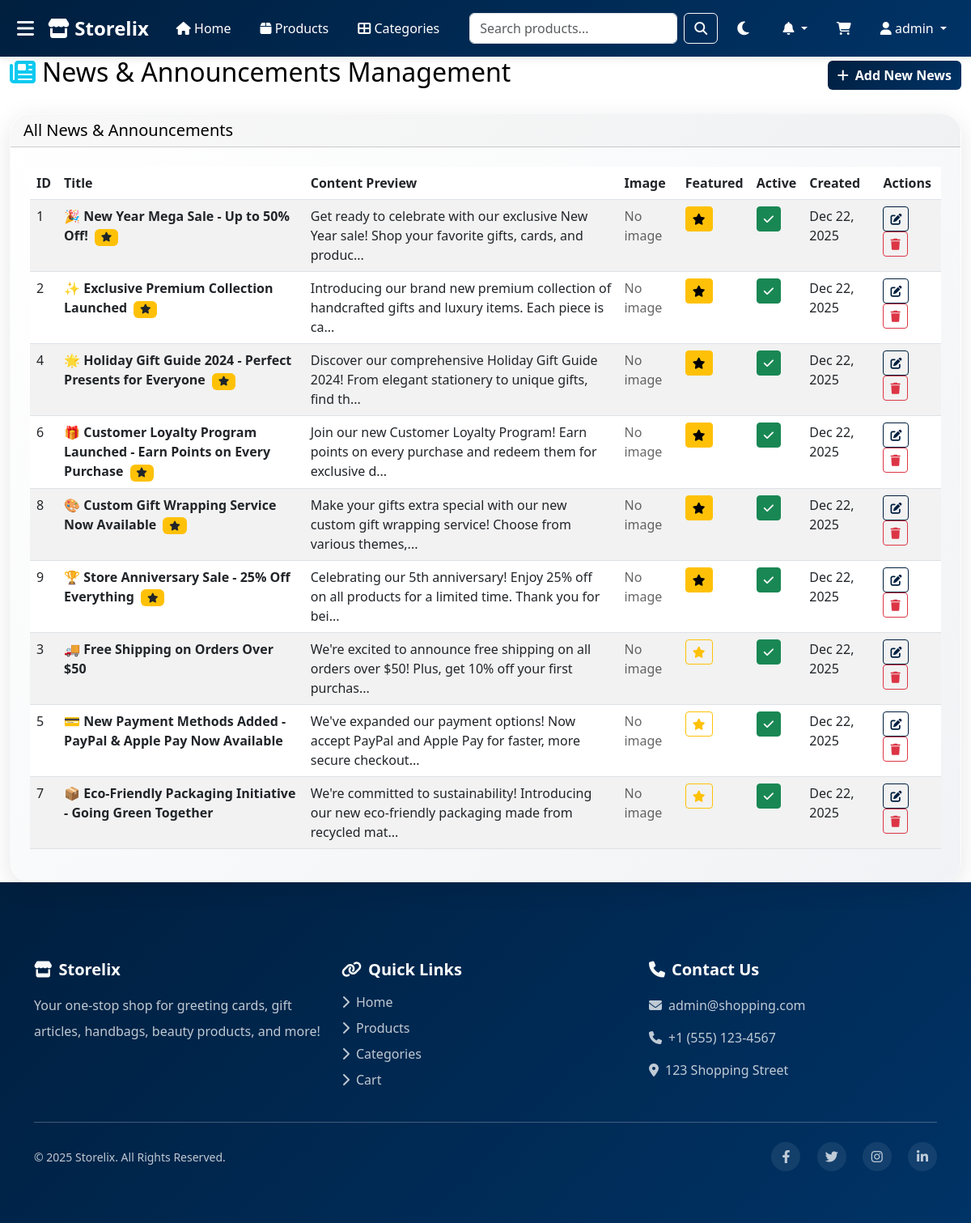
Screenshot of /admin/news.php (signed in) with the database file from the repository.
### tables this page shows
CREATE TABLE IF NOT EXISTS news_announcements (
    id INT AUTO_INCREMENT PRIMARY KEY,
    title VARCHAR(255) NOT NULL,
    content TEXT NOT NULL,
    image VARCHAR(255),
    is_featured TINYINT(1) DEFAULT 0,
    is_active TINYINT(1) DEFAULT 1,
    created_at TIMESTAMP DEFAULT CURRENT_TIMESTAMP,
    updated_at TIMESTAMP DEFAULT CURRENT_TIMESTAMP ON UPDATE CURRENT_TIMESTAMP
);

### includes/db.php (called while the page is built, shortened)
<?php
class Database {
    private $conn;
    public function __construct() {
        try {
            $this->conn = new mysqli(DB_HOST, DB_USER, DB_PASS, DB_NAME);
            $this->conn->options(MYSQLI_OPT_CONNECT_TIMEOUT, 30);
            $this->conn->options(MYSQLI_OPT_READ_TIMEOUT, 30);
            $this->conn->set_charset("utf8mb4");
        } catch (Exception $e) {
            die("Database Error: " . $e->getMessage());
        }
    }
    public function query($sql) {
        $result = $this->conn->query($sql);
        return $result;
    }
}
$db = new Database();
?>

### admin/news.php (the view, shortened to what this page needs)
<?php
include '../includes/header.php';
$news_items = $db->query("SELECT * FROM news_announcements ORDER BY is_featured DESC, created_at DESC")->fetch_all(MYSQLI_ASSOC);
?>
<div class="container-fluid">
    <div class="row">
        <div class="col-12">
            <div class="d-flex justify-content-between align-items-center mb-4">
                <h2><i class="fas fa-newspaper text-info me-2"></i>News & Announcements Management</h2>
                <button type="button" class="btn btn-primary" data-bs-toggle="modal" data-bs-target="#addNewsModal">
                    <i class="fas fa-plus me-2"></i>Add New News
                </button>
            </div>
            <div class="card">
                <div class="card-header">
                    <h5 class="mb-0">All News & Announcements</h5>
                </div>
                <div class="card-body">
                    <div class="table-responsive">
                        <table class="table table-striped table-hover">
                            <thead>
                                <tr>
                                    <th>ID</th>
                                    <th>Title</th>
                                    <th>Content Preview</th>
                                    <th>Image</th>
                                    <th>Featured</th>
                                    <th>Active</th>
                                    <th>Created</th>
                                    <th>Actions</th>
                                </tr>
                            </thead>
                            <tbody>
                                <?php if (empty($news_items)): ?>
                                    <tr>
                                        <td colspan="8" class="text-center py-4">
                                            <i class="fas fa-newspaper fa-3x text-muted mb-3"></i>
                                            <p class="text-muted">No news or announcements found.</p>
                                            <button type="button" class="btn btn-primary" data-bs-toggle="modal" data-bs-target="#addNewsModal">
                                                <i class="fas fa-plus me-2"></i>Add Your First News Item
                                            </button>
                                        </td>
                                    </tr>
                                <?php else: ?>
                                    <?php foreach ($news_items as $news): ?>
                                        <tr>
                                            <td><?php echo $news['id']; ?></td>
                                            <td>
                                                <strong><?php echo htmlspecialchars($news['title']); ?></strong>
                                                <?php if ($news['is_featured']): ?>
                                                    <span class="badge bg-warning text-dark ms-1">
                                                        <i class="fas fa-star"></i>
                                                    </span>
                                                <?php endif; ?>
                                            </td>
                                            <td><?php echo htmlspecialchars(substr($news['content'], 0, 100)) . (strlen($news['content']) > 100 ? '...' : ''); ?></td>
                                            <td>
                                                <?php if ($news['image']): ?>
                                                    <img src="../uploads/<?php echo $news['image']; ?>" alt="News Image" class="img-thumbnail" style="width: 60px; height: 40px; object-fit: cover;">
                                                <?php else: ?>
                                                    <span class="text-muted">No image</span>
                                                <?php endif; ?>
                                            </td>
                                            <td>
                                                <button type="button" class="btn btn-sm <?php echo $news['is_featured'] ? 'btn-warning' : 'btn-outline-warning'; ?>"
                                                        onclick="toggleFeatured(<?php echo $news['id']; ?>)">
                                                    <i class="fas fa-star"></i>
                                                </button>
                                            </td>
                                            <td>
                                                <button type="button" class="btn btn-sm <?php echo $news['is_active'] ? 'btn-success' : 'btn-outline-secondary'; ?>"
                                                        onclick="toggleNews(<?php echo $news['id']; ?>)">
                                                    <i class="fas <?php echo $news['is_active'] ? 'fa-check' : 'fa-times'; ?>"></i>
                                                </button>
                                            </td>
                                            <td><?php echo date('M d, Y', strtotime($news['created_at'])); ?></td>
                                            <td>
                                                <button type="button" class="btn btn-sm btn-outline-primary me-1"
                                                        onclick="editNews(<?php echo $news['id']; ?>)">
                                                    <i class="fas fa-edit"></i>
                                                </button>
                                                <button type="button" class="btn btn-sm btn-outline-danger"
                                                        onclick="deleteNews(<?php echo $news['id']; ?>)">
                                                    <i class="fas fa-trash"></i>
                                                </button>
                                            </td>
                                        </tr>
                                    <?php endforeach; ?>
                                <?php endif; ?>
                            </tbody>
                        </table>
                    </div>
                </div>
            </div>
        </div>
    </div>
</div>
<?php include '../includes/footer.php'; ?>

### includes/header.php (style rules this page uses)
:root { --primary-color: #001f3f; --secondary-color: #003366; --dark-color: #333; --light-color: #f8f9fa; --bg-color: #ffffff; --text-color: #000000; --card-bg: #ffffff; --navbar-bg: linear-gradient(135deg, var(--primary-color), var(--secondary-color)); --navbar-text: white; --footer-bg: linear-gradient(135deg, var(--primary-color), var(--secondary-color)); --footer-text: white; --hero-bg: linear-gradient(135deg, var(--primary-color), var(--secondary-color)); }
body { font-family: 'Segoe UI', Tahoma, Geneva, Verdana, sans-serif; min-height: 100vh; display: flex; flex-direction: column; background-color: var(--bg-color); color: var(--text-color); transition: background-color 0.3s, color 0.3s; }
.card { background-color: var(--card-bg); color: var(--text-color); border: 1px solid rgba(0,0,0,0.1); }
.card .text-muted { color: rgba(0,0,0,0.6) !important; }
.btn-primary { background-color: var(--primary-color); border-color: var(--primary-color); }
.btn-outline-primary { color: var(--primary-color); border-color: var(--primary-color); }
.btn-primary { background: linear-gradient(135deg, var(--primary-color), var(--secondary-color)); border: none; }
.card { border: none; border-radius: 25px; overflow: hidden; transition: all 0.5s cubic-bezier(0.4, 0, 0.2, 1); box-shadow: 0 8px 30px rgba(0,0,0,0.1); background: linear-gradient(135deg, rgba(255,255,255,0.96) 0%, rgba(248,249,250,0.96) 50%, rgba(240,242,245,0.96) 100%); backdrop-filter: blur(15px); border: 1px solid rgba(255,255,255,0.3); background-color: var(--card-bg); color: var(--text-color); position: relative; }
.card::before { content: ''; position: absolute; top: 0; left: -100%; width: 100%; height: 100%; background: linear-gradient(90deg, transparent, rgba(0,123,255,0.08), rgba(23,162,184,0.08), transparent); transition: left 0.8s; z-index: 1; }
.card-body { position: relative; z-index: 2; padding: 1.5rem; }
body { display: flex; flex-direction: column; min-height: 100vh; }
.btn-primary, .btn-outline-primary { transition: all 0.3s ease; font-weight: 600; }

### rows the page displays
news_announcements: id "1", title "🎉 New Year Mega Sale - Up to 50% Off!", is_featured 1 (drawn), content "Get ready to celebrate with our exclusive New Year sale! Shop your favorite gifts, cards, and produc", shows "No image", is_active 1 (drawn), created_at "Dec 22, 2025"
news_announcements: id "2", title "✨ Exclusive Premium Collection Launched", is_featured 1 (drawn), content "Introducing our brand new premium collection of handcrafted gifts and luxury items. Each piece is ca", shows "No image", is_active 1 (drawn), created_at "Dec 22, 2025"
news_announcements: id "4", title "🌟 Holiday Gift Guide 2024 - Perfect Presents for Everyone", is_featured 1 (drawn), content "Discover our comprehensive Holiday Gift Guide 2024! From elegant stationery to unique gifts, find th", shows "No image", is_active 1 (drawn), created_at "Dec 22, 2025"
news_announcements: id "6", title "🎁 Customer Loyalty Program Launched - Earn Points on Every Purchase", is_featured 1 (drawn), content "Join our new Customer Loyalty Program! Earn points on every purchase and redeem them for exclusive d", shows "No image", is_active 1 (drawn), created_at "Dec 22, 2025"
news_announcements: id "8", title "🎨 Custom Gift Wrapping Service Now Available", is_featured 1 (drawn), content "Make your gifts extra special with our new custom gift wrapping service! Choose from various themes,", shows "No image", is_active 1 (drawn), created_at "Dec 22, 2025"
news_announcements: id "9", title "🏆 Store Anniversary Sale - 25% Off Everything", is_featured 1 (drawn), content "Celebrating our 5th anniversary! Enjoy 25% off on all products for a limited time. Thank you for bei", shows "No image", is_active 1 (drawn), created_at "Dec 22, 2025"
news_announcements: id "3", title "🚚 Free Shipping on Orders Over $50", content "We're excited to announce free shipping on all orders over $50! Plus, get 10% off your first purchas", shows "No image", is_active 1 (drawn), created_at "Dec 22, 2025"
news_announcements: id "5", title "💳 New Payment Methods Added - PayPal & Apple Pay Now Available", content "We've expanded our payment options! Now accept PayPal and Apple Pay for faster, more secure checkout", shows "No image", is_active 1 (drawn), created_at "Dec 22, 2025"
news_announcements: id "7", title "📦 Eco-Friendly Packaging Initiative - Going Green Together", content "We're committed to sustainability! Introducing our new eco-friendly packaging made from recycled mat", shows "No image", is_active 1 (drawn), created_at "Dec 22, 2025"

### other values shown
SITE_NAME "Storelix"
$_SESSION['username'] "admin"
ADMIN_EMAIL "admin@shopping.com"
